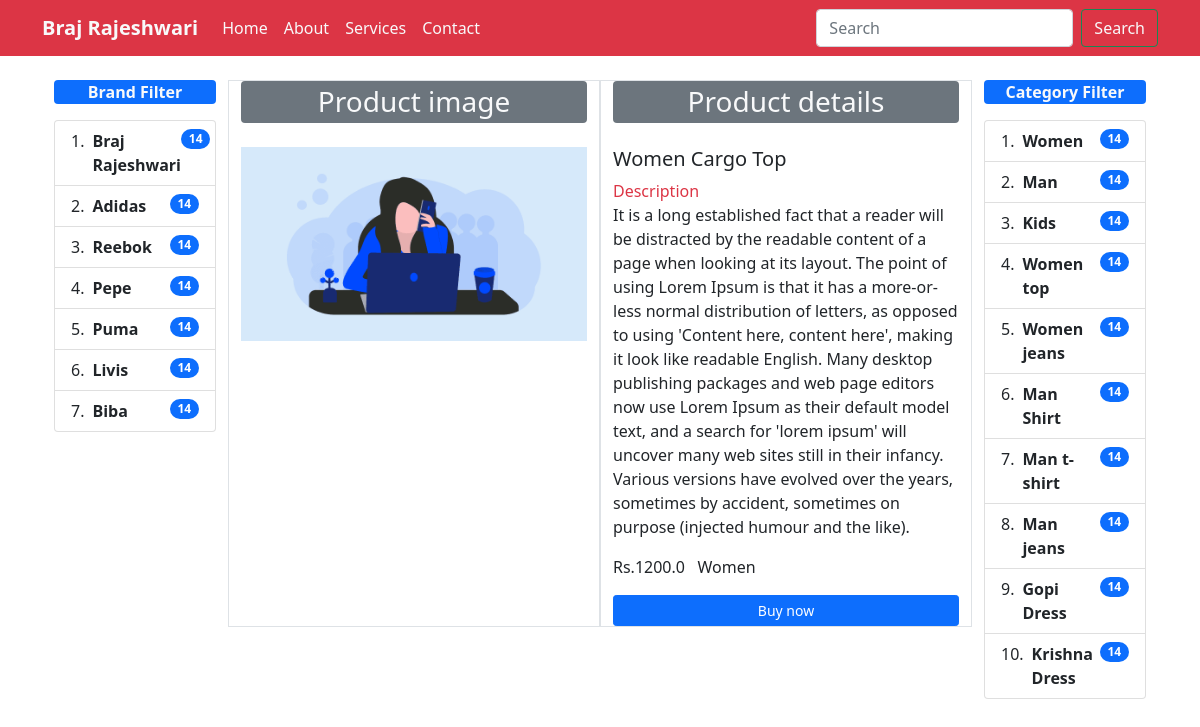
Page /product-details/1/ on the earlier database version.
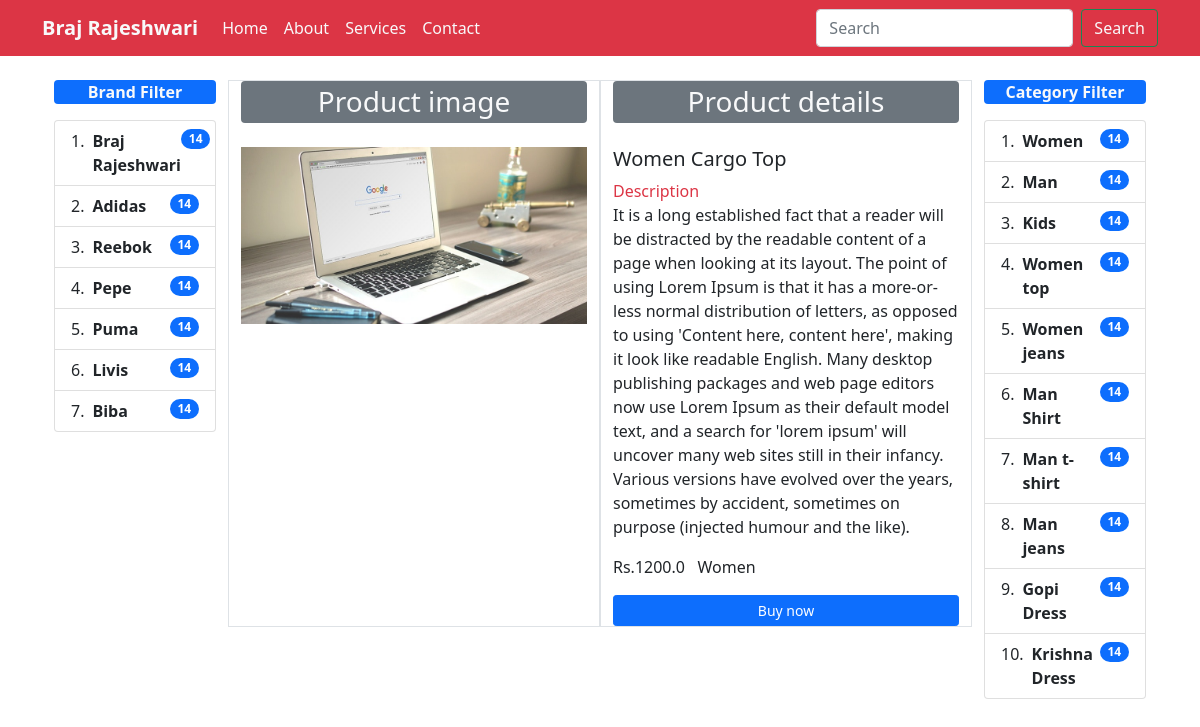
Same page on the later database version.
### product/models.py (models this page shows, shortened)
class ProductMaster(models.Model):
    product_brand = models.ForeignKey(BrandMaster,models.PROTECT)
    product_category = models.ForeignKey(CategoryMaster,models.PROTECT)
    product_name = models.CharField(max_length=1000,null=True)
    product_description = models.TextField(null=True)
    product_price = models.FloatField(null=True)
    product_image = models.ImageField(upload_to='product_image')
    created_at = models.DateTimeField(auto_now_add=True,null=True)

class CategoryMaster(models.Model):
    category_name = models.CharField(max_length=100,null=True)
    category_description = models.TextField(null=True)
    created_at = models.DateTimeField(auto_now_add=True,null=True)
    def __str__(self):
        return self.category_name

### home_page/views.py (the view)
# urls.py: path('product-details/<int:id>/',views.product_details,name='product_details'),
def product_details(request,id):
    b_data = BrandMaster.objects.all()
    p_data = ProductMaster.objects.get(id=id)
    c_data = CategoryMaster.objects.all()
    context = {
        'b_data':b_data,
        'p_data':p_data,
        'c_data':c_data,
    }
    return render(request,'product_details.html',context)

### home_page/templates/product_details.html (shortened to what this page needs)
{% extends 'header.html' %}
{% block containt %}
<div class="col-lg-8">
    <div class="row d-flex">
        <div class="col-lg-6 border mx-auto mb-3">
            <h3 class="text-center mb-4 bg-secondary text-light p-1 rounded">Product image</h3>
            <img src="{{p_data.product_image.url}}" class="img-fluid" alt="...">
        </div>
        <div class="col-lg-6 border mx-auto mb-3">
            <h3 class="text-center mb-4 bg-secondary text-light p-1 rounded">Product details</h3>
            <h5 class="card-title">{{p_data.product_name}}</h5>
            <label for="" class="text-danger">Description</label>
            <p>{{p_data.product_description}}</p>
            <p class="card-text">Rs.{{p_data.product_price}} &nbsp; {{p_data.product_category}}</p>
            <a href="#" class="btn btn-primary btn-sm w-100">Buy now</a>
        </div>
    </div>
</div>
{% endblock containt %}

Differences in the rows shown:
changed ProductMaster "Women Cargo Top": product_image: a different picture
